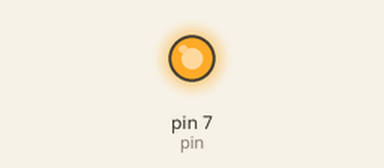
Bench run of a program on a simulated Raspberry Pi (header pin numbers). Parts: output pins drawn as LEDs (lit = HIGH). At 5.0 s the program stops and its outputs stay as they are.

Above: at 0.1 s.
At 5.1 s:
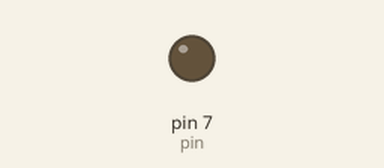
Timing chart, 0 to 6.5 s (numbered marks = the images above):
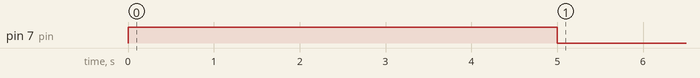

The program:

01_blink_led.py
```python
#!/usr/bin/python
# Basic blink Led code for Raspberry Pi
# Written in Python 2.7.3 by Carlos Vega

import RPi.GPIO as GPIO     ## Import GPIO Library
import time                 ## Import 'time' library (for 'sleep')

## Define default pin number to use
pin = 7;

GPIO.setmode(GPIO.BOARD)        ## Use BOARD pin numbering
GPIO.setup(int(pin), GPIO.OUT)  ## Set GPIO pin to OUTPUT

GPIO.output(pin, GPIO.HIGH)     ## Turn on GPIO pin LED (HIGH)
time.sleep(5)                   ## Wait 5 seconds
GPIO.output(pin, GPIO.LOW)      ## Turn off GPIO pin LED (LOW)

## Clean up at the End
GPIO.cleanup()
```

Measured:
- by itself, pin 7 (pin): LOW → HIGH at 0.00 s, → LOW 5.0 s later
